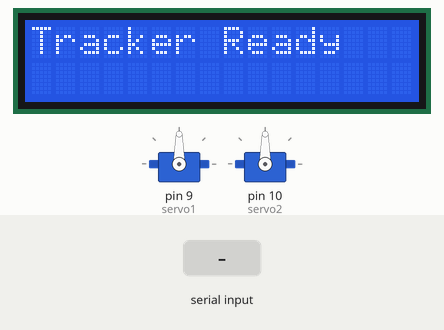
Recording of a sketch running on a simulated Arduino Uno, built with avr-gcc and run on an emulated ATmega328P. Parts: 2 × servo, 16×2 character LCD. The inputs (shaded band) are chosen by the test bench. What the sketch prints to the serial monitor is not drawn.

Above: at 1.2 s.
1.3 s: "90,45\n" received over Serial
At 1.7 s:
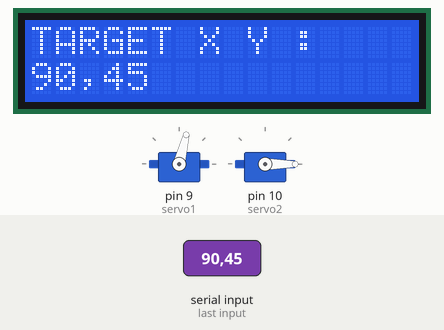
2.8 s: "30,150\n" received over Serial
At 3.8 s:
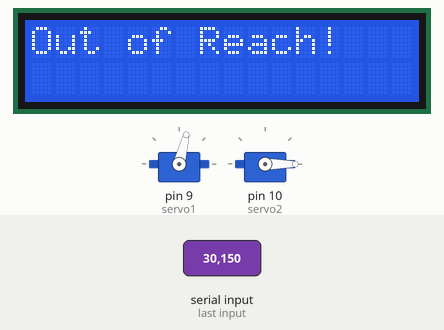
4.3 s: "1,90\n" received over Serial
At 5.1 s:
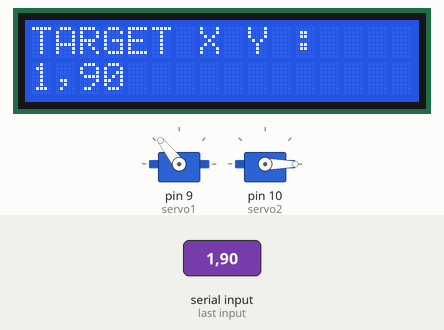
Timing chart, 0 to 7.3 s (numbered marks = the images above; inputs shaded):
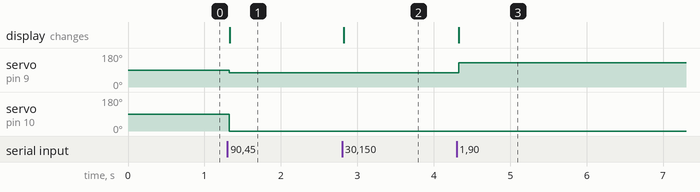

Measured:
- after the input at 1.3 s, servo on pin 9 (servo1): 90° → 76° at once; servo on pin 10 (servo2): 90° → 0° at once; the display: changes at once (image 1)
- after the input at 2.8 s, the display: changes at once (image 2)
- after the input at 4.3 s, servo on pin 9 (servo1): 76° → 128° at once; the display: changes at once (image 3)

The sketch:

bottle_detect_servo.ino
```cpp
  #include <Servo.h>
  #include <Wire.h>
  #include <LiquidCrystal_I2C.h>
  #include <math.h> // 삼각 함수 (atan2, sqrt, acos 등) 사용을 위해 포함

  // =======================================================
  // 🛠️ 로봇 기구학 및 하드웨어 설정
  // =======================================================

  // 로봇팔의 링크 길이 (단위: cm)
  // Python 코드가 mm 좌표를 보내므로, 여기서는 cm 단위를 사용하려면 변환이 필수입니다.
  const float L1 = 5.0; // 첫 번째 링크 길이 (cm)
  const float L2 = 7.0; // 두 번째 링크 길이 (cm)

  // 서보 객체
  Servo servo1; // 관절 1 (베이스)
  Servo servo2; // 관절 2 (엘보)

  // LCD 설정 (주소와 크기는 실제 하드웨어에 맞게 수정)
  #define LCD_ADDR 0x27
  #define LCD_COLS 16
  #define LCD_ROWS 2
  LiquidCrystal_I2C lcd(LCD_ADDR, LCD_COLS, LCD_ROWS);

  const int BAUD_RATE = 9600; // Python과 동일하게 설정

  // =======================================================
  // 📐 역기구학 (Inverse Kinematics) 함수
  // =======================================================

  /**
  * 역기구학 계산 함수
  * X, Y 좌표 (mm 단위)를 입력받아 서보 각도 (0~180도)를 계산합니다.
  * @param X 목표 X 좌표 (cm)
  * @param Y 목표 Y 좌표 (cm)
  * @param angle1 계산된 Joint 1 서보 각도 (0~180)
  * @param angle2 계산된 Joint 2 서보 각도 (0~180)
  * @return 성공하면 true, 도달 불가능하면 false
  */
  bool inverseKinematics(float X, float Y, float &angle1, float &angle2) {
      float r = sqrt(X*X + Y*Y);

      // 1. 도달 불가능성 검사
      if (r > (L1 + L2) || r < abs(L1 - L2)) {
          return false; // 로봇팔의 최대/최소 길이 초과
      }

      // 2. Joint 2 (theta2) 계산 (코사인 법칙)
      float cosTheta2 = (r*r - L1*L1 - L2*L2) / (2 * L1 * L2);

      // 부동 소수점 오차로 인한 값 보정
      if (cosTheta2 > 1.0) cosTheta2 = 1.0;
      if (cosTheta2 < -1.0) cosTheta2 = -1.0;

      // Elbow Up 솔루션 선택 (각도 범위: 0 ~ 180도)
      float theta2_rad = acos(cosTheta2);

      // 3. Joint 1 (theta1) 계산
      float alpha = atan2(L2 * sin(theta2_rad), L1 + L2 * cos(theta2_rad));
      float theta1_rad = atan2(Y, X) - alpha;

      // --- 라디안을 Degree로 변환 ---
      float angle1_deg = theta1_rad * (180.0 / M_PI);
      float angle2_deg = theta2_rad * (180.0 / M_PI);

      // ----------------------------------------------------------------------
      // 📌 서보 각도 변환 및 오프셋 적용
      // ----------------------------------------------------------------------

      // [베이스 관절 (Joint 1)]
      // 일반적인 IK 계산 결과 (-180~180)를 서보 범위 (0~180)로 변환
      // 90도를 영점으로 가정합니다. (예: -90도 -> 0도, 0도 -> 90도, 90도 -> 180도)
      angle1 = angle1_deg + 90.0;

      // [엘보 관절 (Joint 2)]
      // IK 결과(angle2_deg)에 90도 반시계 방향 영점 오프셋 적용:
      angle2 = angle2_deg - 90.0;
      // 그리고 서보의 물리적 방향과 맞추기 위해 180도에서 빼서 방향을 반전합니다.
      // angle2 = 180.0 - (angle2_deg - 90.0);

      // ----------------------------------------------------------------------

      // 4. 각도를 서보의 물리적 범위 (0~180)로 제한
      angle1 = constrain(angle1, 0, 180);
      angle2 = constrain(angle2, 0, 180);

      return true;
  }

  // =======================================================
  // 🚀 Setup 및 Loop 함수
  // =======================================================

  void setup() {
      Serial.begin(BAUD_RATE);

      // 서보 핀 연결 (실제 핀 번호에 맞게 수정)
      servo1.attach(9);
      servo2.attach(10);

      // LCD 초기화
      lcd.begin();
      lcd.backlight();

      // 초기 자세 설정 (예: 90, 90)
      servo1.write(90);
      servo2.write(90);
      lcd.setCursor(0, 0);
      lcd.print("Tracker Ready");
  }

  void loop() {
      if (Serial.available() > 0) {
          // Python에서 보낸 "X,Y\n" 형식의 문자열을 읽습니다.
          String receivedData = Serial.readStringUntil('\n');

          int commaIndex = receivedData.indexOf(',');

          if (commaIndex != -1) {
              // 1. 수신 및 파싱
              float targetX_mm = receivedData.substring(0, commaIndex).toFloat();
              float targetY_mm = receivedData.substring(commaIndex + 1).toFloat();

              // 2. 🚨 단위 변환 (mm -> cm)
              // Python은 mm, IK는 L1/L2가 cm이므로 10으로 나눕니다.
              float targetX_cm = targetX_mm / 10.0;
              float targetY_cm = targetY_mm / 10.0;

              // 3. 역기구학 계산 및 서보 이동
              float angle1, angle2;
              if (inverseKinematics(targetX_cm, targetY_cm, angle1, angle2)) {

                  // 3-1. 서보 이동 명령
                  servo1.write((int)angle1);
                  servo2.write((int)angle2);

                  // 3-2. LCD 출력 (목표 좌표)
                  lcd.clear();
                  lcd.setCursor(0, 0);
                  lcd.print("TARGET X Y :");
                  lcd.setCursor(0, 1);
                  lcd.print((int)targetX_mm); // LCD에는 다시 mm로 출력
                  lcd.print(",");
                  lcd.print((int)targetY_mm);

                  // 3-3. 시리얼 피드백 (디버깅)
                  Serial.print("IK Success: T1=");
                  Serial.print(angle1);
                  Serial.print(" T2=");
                  Serial.print(angle2);
                  Serial.print(" X=");
                  Serial.print(targetX_mm);
                  Serial.print(" Y=");
                  Serial.println(targetY_mm);

              } else {
                  // 도달 불가능한 위치
                  lcd.clear();
                  lcd.print("Out of Reach!");
                  Serial.println("IK Failed: Out of Reach");
              }
          }
      }
  }
```
